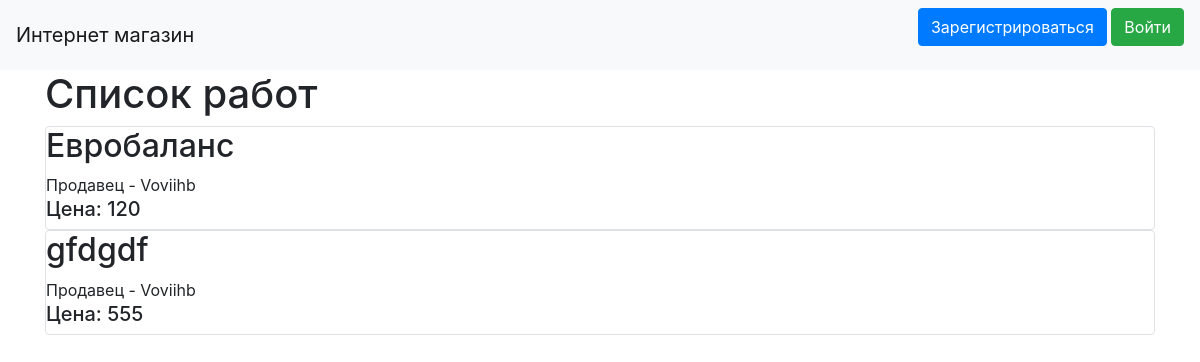
The app's page /main with its own data.
### data/products.py (models this page shows, shortened)
class Products(SqlAlchemyBase):
    __tablename__ = 'products'
    id = sqlalchemy.Column(sqlalchemy.Integer, primary_key=True, autoincrement=True)
    title = sqlalchemy.Column(sqlalchemy.String, nullable=True)
    quantity = sqlalchemy.Column(sqlalchemy.Integer, nullable=True)
    price = sqlalchemy.Column(sqlalchemy.Integer, nullable=True)
    description = sqlalchemy.Column(sqlalchemy.String, nullable=True)
    category = sqlalchemy.Column(sqlalchemy.String, nullable=True)
    user_id = sqlalchemy.Column(sqlalchemy.Integer, sqlalchemy.ForeignKey("users.id"))
    user = orm.relationship('User', foreign_keys="Products.user_id", backref="products")

### data/users.py (models this page shows, shortened)
class User(SqlAlchemyBase, UserMixin):
    __tablename__ = 'users'
    id = sqlalchemy.Column(sqlalchemy.Integer, primary_key=True, autoincrement=True)
    name = sqlalchemy.Column(sqlalchemy.String, nullable=True)
    about = sqlalchemy.Column(sqlalchemy.String, nullable=True)
    email = sqlalchemy.Column(sqlalchemy.String, index=True, unique=True, nullable=True)
    role = sqlalchemy.Column(sqlalchemy.Integer)
    hashed_password = sqlalchemy.Column(sqlalchemy.String, nullable=True)
    created_date = sqlalchemy.Column(sqlalchemy.DateTime, default=datetime.datetime.now)

### main.py (the view)
@app.route("/")
@app.route("/main")
def index():
    db_sess = db_session.create_session()
    products = db_sess.query(Products)
    return render_template("index.html", products=products)

### data/db_session.py (called while the page is built)
def create_session() -> Session:
    global __factory
    return __factory()

### templates/index.html (shortened to what this page needs)
{% extends "base.html" %}
{% block content %}
    <h1>Список работ</h1>
    {% for item in products %}
        <div class="col-md6 border rounded">
            <h2>{{ item.title}}</h2>
            <div>
                Продавец - {{ item.user.name }}
            </div>
            <div>
                <h5>Цена: {{ item.price }}</h5>
            </div>
        </div>
    {% endfor %}
{% endblock %}

### records on screen
Products: title "Евробаланс", user.name "Voviihb", price "120"
Products: title "gfdgdf", user.name "Voviihb", price "555"
